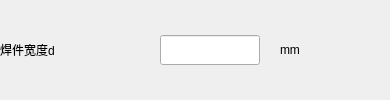
       <widget class="QWidget" name="widget_4" native="true">
        <layout class="QHBoxLayout" name="horizontalLayout_6">
         <property name="spacing">
          <number>20</number>
         </property>
         <property name="leftMargin">
          <number>0</number>
         </property>
         <property name="topMargin">
          <number>0</number>
         </property>
         <property name="rightMargin">
          <number>0</number>
         </property>
         <property name="bottomMargin">
          <number>0</number>
         </property>
         <item>
          <widget class="QLabel" name="lbPart5">
           <property name="minimumSize">
            <size>
             <width>100</width>
             <height>30</height>
            </size>
           </property>
           <property name="maximumSize">
            <size>
             <width>100</width>
             <height>30</height>
            </size>
           </property>
           <property name="text">
            <string>焊件宽度d</string>
           </property>
          </widget>
         </item>
         <item>
          <spacer name="horizontalSpacer_18">
           <property name="orientation">
            <enum>Qt::Horizontal</enum>
           </property>
           <property name="sizeHint" stdset="0">
            <size>
             <width>40</width>
             <height>20</height>
            </size>
           </property>
          </spacer>
         </item>
         <item>
          <widget class="QLineEdit" name="lePartD">
           <property name="minimumSize">
            <size>
             <width>100</width>
             <height>30</height>
            </size>
           </property>
           <property name="maximumSize">
            <size>
             <width>100</width>
             <height>30</height>
            </size>
           </property>
          </widget>
         </item>
         <item>
          <widget class="QLabel" name="lbPart2_5">
           <property name="sizePolicy">
            <sizepolicy hsizetype="Expanding" vsizetype="Preferred">
             <horstretch>0</horstretch>
             <verstretch>0</verstretch>
            </sizepolicy>
           </property>
           <property name="minimumSize">
            <size>
             <width>70</width>
             <height>30</height>
            </size>
           </property>
           <property name="maximumSize">
            <size>
             <width>70</width>
             <height>30</height>
            </size>
           </property>
           <property name="text">
            <string>mm</string>
           </property>
          </widget>
         </item>
         <item>
          <spacer name="horizontalSpacer_4">
           <property name="orientation">
            <enum>Qt::Horizontal</enum>
           </property>
           <property name="sizeHint" stdset="0">
            <size>
             <width>40</width>
             <height>20</height>
            </size>
           </property>
          </spacer>
         </item>
        </layout>
       </widget>
